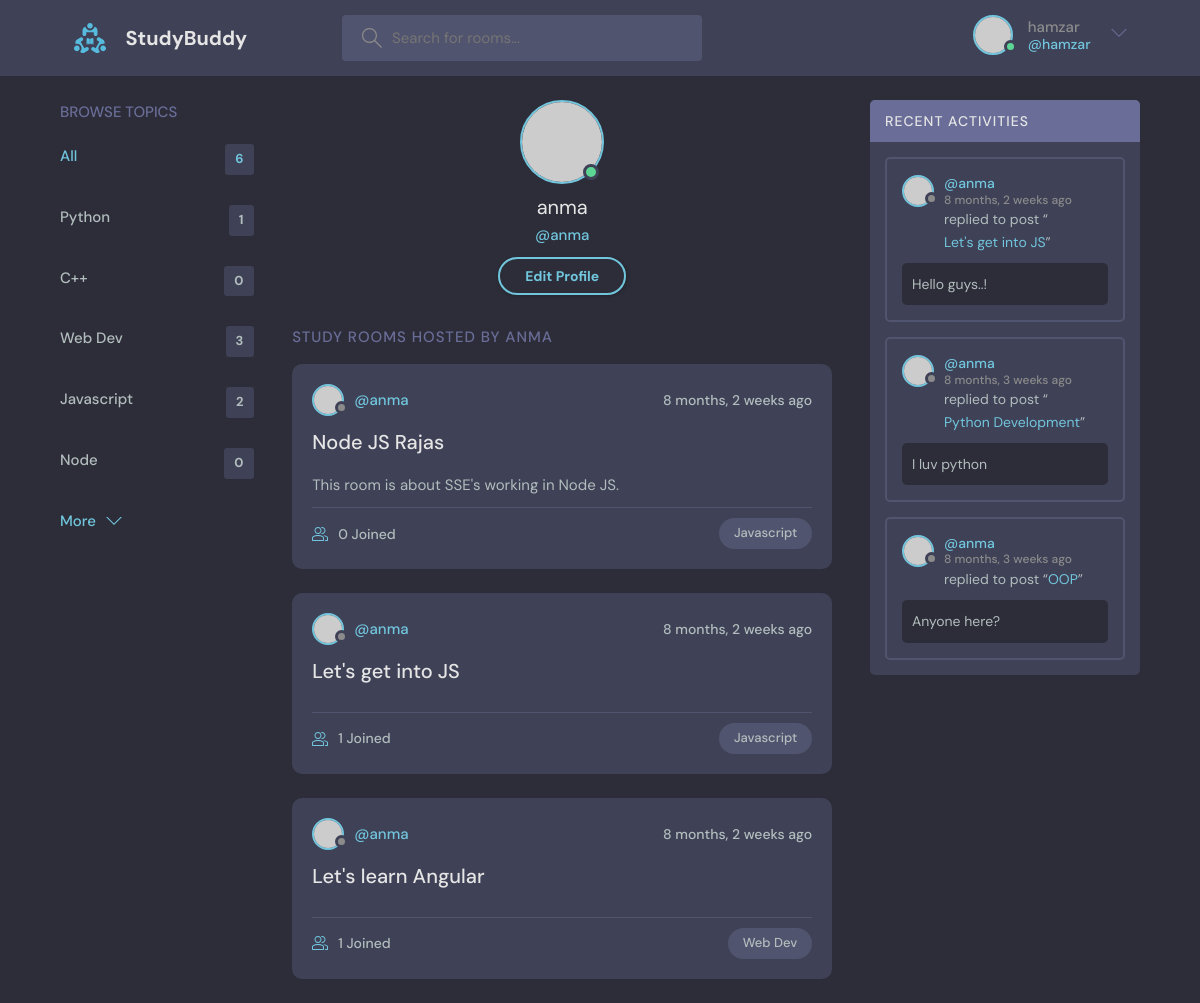
Page /user-profile/3/ (signed in) on the committed database.
### TestApp/models.py (models this page shows)
class Topic(models.Model):
    name=models.CharField(max_length=255)
    def __str__(self):
        return self.name

class Room(models.Model):
    topic=models.ForeignKey(Topic,on_delete=models.SET_NULL ,null=True)
    host=models.ForeignKey(User,on_delete=models.SET_NULL, null=True)
    participants=models.ManyToManyField(User,related_name='participants',blank=True)
    name=models.CharField(max_length=255)
    description=models.TextField(null=True, blank=True)
    updated_on=models.DateTimeField(auto_now=True)
    created_on=models.DateTimeField(auto_now_add=True)
    class Meta:
        ordering=['-updated_on','-created_on']
    def __str__(self):
        return self.name

class Message(models.Model):
    user=models.ForeignKey(User,on_delete=models.CASCADE)
    room=models.ForeignKey(Room,on_delete=models.CASCADE)
    body=models.TextField(null=False)
    updated_on=models.DateTimeField(auto_now=True)
    created_on=models.DateTimeField(auto_now_add=True)
    def __str__(self):
        return self.body[0:50]
    class Meta:
        ordering=['-updated_on','created_on']

### TestApp/views.py (the view)
# urls.py: path('user-profile/<str:pk>/',views.userProfile,name='user-profile'),
def userProfile(request, pk):
    user=User.objects.get(id=pk)
    topics=Topic.objects.all()
    rooms=user.room_set.all()
    room_messages=user.message_set.all()
    total_rooms=Room.objects.all().count()
    context={'user':user,'topics' : topics,'rooms':rooms,'room_messages':room_messages,'total_rooms':total_rooms}
    return render(request,'TestApp/UserProfile.html',context)

### TestApp/templates/TestApp/UserProfile.html
{% extends 'Main.html' %}
{% block content %}
<main class="profile-page layout layout--3">
  <div class="container">
    {% include 'TestApp/topic_component.html' %}
    <div class="roomList">
      <div class="profile">
        <div class="profile__avatar">
          <div class="avatar avatar--large active">
            <img src="https://randomuser.me/api/portraits/men/11.jpg" />
          </div>
        </div>
        <div class="profile__info">
          <h3>{{user}}</h3>
          <p>@{{user}}</p>
          <a href="edit-user.html" class="btn btn--main btn--pill">Edit Profile</a>
        </div>
      </div>
      <div class="roomList__header">
        <div>
          <h2>Study Rooms Hosted by {{user}}</a>
          </h2>
        </div>
      </div>
      {% include 'TestApp/feed_component.html' %}
    </div>
    {% include 'TestApp/activity_component.html' %}
  </div>
</main>
{% endblock content %}

### templates/NavBar.html (shortened to what this page needs)
{% load static %}
<header class="header header--loggedIn">
    <div class="container">
        <a href="{% url 'home' %}" class="header__logo">
            <img src="{% static 'images/logo.svg' %}" />
            <h1>StudyBuddy</h1>
        </a>
        <form class="header__search" method="GET" action="{% url 'home' %}">
            <label>
                <input type="text" name="q" placeholder="Search for rooms..." />
            </label>
        </form>
        <nav class="header__menu">
            {% if request.user.is_authenticated %}
            <div class="header__user">
                <a href="{% url 'user-profile' request.user.id %}">
                    <div class="avatar avatar--medium active">
                        <img src="https://randomuser.me/api/portraits/men/37.jpg" />
                    </div>
                    <p>{{request.user}} <span>@{{request.user}}</span></p>
                </a>
                <button class="dropdown-button">
                    <svg version="1.1" xmlns="http://www.w3.org/2000/svg" width="32" height="32" viewBox="0 0 32 32">
                        <title>chevron-down</title>
                        <path d="M16 21l-13-13h-3l16 16 16-16h-3l-13 13z"></path>
                    </svg>
                </button>
            </div>
            {% else %}
            <a href="{% url 'login' %} ">
                <img src="{% static 'images/avatar.svg'%}" />
                <p>Login</p>
            </a>
            {% endif %}
        </nav>
    </div>
</header>

### TestApp/templates/TestApp/topic_component.html
<div class="topics">
    <div class="topics__header">
        <h2>Browse Topics</h2>
    </div>
    <ul class="topics__list">
        <li>
            <a href="{% url 'home' %}" class="active">All <span>{{total_rooms}}</span></a>
        </li>
        {% for topic in topics %}
        <li>
            <a href="{% url 'home' %}?q={{topic.name}}">{{topic.name}} <span>{{topic.room_set.all.count}} </span></a>
        </li>
        {% endfor %}
    </ul>
    <a class="btn btn--link" href="topics.html">
        More
        <svg version="1.1" xmlns="http://www.w3.org/2000/svg" width="32" height="32" viewBox="0 0 32 32">
            <title>chevron-down</title>
            <path d="M16 21l-13-13h-3l16 16 16-16h-3l-13 13z"></path>
        </svg>
    </a>
</div>

### TestApp/templates/TestApp/feed_component.html (shortened to what this page needs)
{% for room in rooms %}
<div class="roomListRoom">
    <div class="roomListRoom__header">
        <a href="{% url 'user-profile' room.host.id %}" class="roomListRoom__author">
            <div class="avatar avatar--small">
                <img src="https://randomuser.me/api/portraits/women/11.jpg" />
            </div>
            <span>@{{room.host}}</span>
        </a>
        <div class="roomListRoom__actions">
            <span>{{room.created_on | timesince}} ago</span>
        </div>
    </div>
    <div class="roomListRoom__content">
        <a href="{% url 'room' room.id %}">{{room.name}}</a>
        <p>{{room.description}}</p>
    </div>
    <div class="roomListRoom__meta">
        <a href="{% url 'room' room.id %}" class="roomListRoom__joined">
            {{room.participants.count}} Joined
        </a>
        <p class="roomListRoom__topic">{{room.topic}}</p>
    </div>
</div>
{% endfor %}

### TestApp/templates/TestApp/activity_component.html (shortened to what this page needs)
<div class="activities">
    <div class="activities__header">
        <h2>Recent Activities</h2>
    </div>
    {% for message in room_messages %}
    <div class="activities__box">
        <div class="activities__boxHeader roomListRoom__header">
            <a href="{% url 'user-profile' message.user.id %}" class="roomListRoom__author">
                <div class="avatar avatar--small">
                    <img src="https://randomuser.me/api/portraits/women/11.jpg" />
                </div>
                <p>
                    @{{message.user}}
                    <span>{{message.created_on | timesince}} ago</span>
                </p>
            </a>
        </div>
        <div class="activities__boxContent">
            <p>replied to post “<a href="{% url 'room' message.room.id %}">{{message.room}}</a>”</p>
            <div class="activities__boxRoomContent">{{message}}</div>
        </div>
    </div>
    {% endfor %}
</div>

### rows in the picture
Topic: name "Python", room_set.all.count "1"
Topic: name "C++", room_set.all.count "0"
Topic: name "Web Dev", room_set.all.count "3"
Topic: name "Javascript", room_set.all.count "2"
Topic: name "Node", room_set.all.count "0"
Room: host "anma", created_on "8 months, 2 weeks", name "Node JS Rajas", description "This room is about SSE's working in Node JS.", participants.count "0", topic "Javascript"
Room: host "anma", created_on "8 months, 2 weeks", name "Let's get into JS", participants.count "1", topic "Javascript"
Room: host "anma", created_on "8 months, 2 weeks", name "Let's learn Angular", participants.count "1", topic "Web Dev"
Message: user "anma", created_on "8 months, 2 weeks", room "Let's get into JS", body "Hello guys..!"
Message: user "anma", created_on "8 months, 3 weeks", room "Python Development", body "I luv python"
Message: user "anma", created_on "8 months, 3 weeks", room "OOP", body "Anyone here?"

### other values in the picture
{{ request.user }} "hamzar"
{{ total_rooms }} "6"
{{ user }} "anma"
{{ user }} "ANMA"
